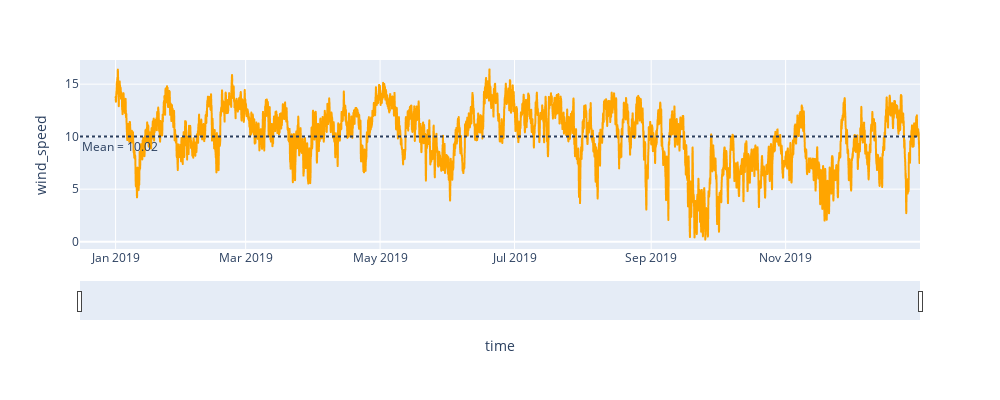

Notebook cell for this chart:
### Code cell
px.defaults.width = 1000
px.defaults.height = 400

fig = px.line(wind_speed2, x= 'time', y= 'wind_speed', color_discrete_sequence= ['orange'])
fig.add_hline(y = wind_speed2['wind_speed'].mean(), line_dash= 'dot')
fig.add_annotation(x = '2019-01-03', y = wind_speed2['wind_speed'].mean() - 1, text= f"Mean = {round(wind_speed2['wind_speed'].mean(),2)}", showarrow= False)

fig.update_xaxes(rangeslider_visible= True)

fig.show()

### Figure 1 — Plotly figure (JSON) as saved in the notebook; plotly's stock layout.template omitted (floating-point values rounded to 4 significant figures; data arrays with more than 128 entries replaced by an {"elided": "..."} marker saying what was removed)
{"data": [{"hovertemplate": "time=%{x}<br>wind_speed=%{y}<extra></extra>", "legendgroup": "", "line": {"color": "orange", "dash": "solid"}, "marker": {"symbol": "circle"}, "mode": "lines", "name": "", "showlegend": false, "type": "scattergl", "x": {"elided": "8760 str values"}, "xaxis": "x", "y": {"elided": "8760 float values"}, "yaxis": "y"}], "layout": {"annotations": [{"showarrow": false, "text": "Mean = 10.02", "x": "2019-01-03", "y": 9.019}], "height": 400, "legend": {"tracegroupgap": 0}, "margin": {"t": 60}, "shapes": [{"line": {"dash": "dot"}, "type": "line", "x0": 0, "x1": 1, "xref": "x domain", "y0": 10.02, "y1": 10.02, "yref": "y"}], "width": 1000, "xaxis": {"anchor": "y", "domain": [0, 1], "rangeslider": {"visible": true}, "title": {"text": "time"}}, "yaxis": {"anchor": "x", "domain": [0, 1], "title": {"text": "wind_speed"}}}}
